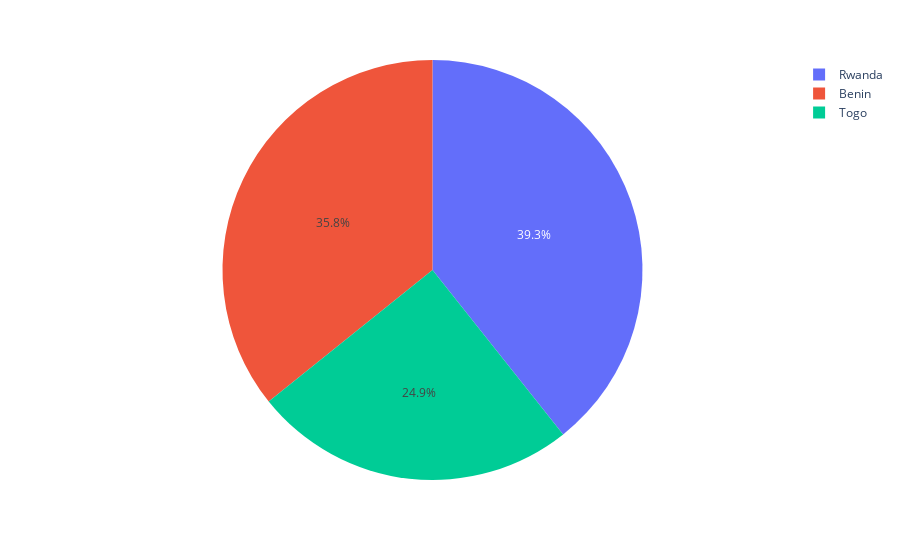

The notebook cell saved with this chart:
### Code cell
import plotly.express as px
# This dataframe has 244 lines, but 4 distinct values for `day`
df = wb.data.DataFrame(['SP.POP.TOTL'], countries,
                                time=range(1990, 2022, 5),
                                labels=True,
                                skipAggs=True, 
                                skipBlanks=True, 
                       
                                columns='series').reset_index()
print(df)

fig = px.pie(df, values='SP.POP.TOTL', names='Country')
# df = px.data.tips()
# print(df)


# fig = px.pie(df, values='tip', names='day')
fig.show()

### Figure 1 — Plotly figure (JSON) as saved in the notebook; plotly's stock layout.template omitted (floating-point values rounded to 4 significant figures)
{"data": [{"domain": {"x": [0, 1], "y": [0, 1]}, "hovertemplate": "Country=%{label}<br>SP.POP.TOTL=%{value}<extra></extra>", "labels": ["Togo", "Togo", "Togo", "Togo", "Togo", "Togo", "Togo", "Rwanda", "Rwanda", "Rwanda", "Rwanda", "Rwanda", "Rwanda", "Rwanda", "Benin", "Benin", "Benin", "Benin", "Benin", "Benin", "Benin"], "legendgroup": "", "name": "", "showlegend": true, "type": "pie", "values": [8442580, 7473229, 6571855, 5711597, 5008035, 4279566, 3875947, 13146362, 11642959, 10309031, 9026299, 8109989, 5686897, 7319962, 12643123, 10932783, 9445710, 8149419, 6998023, 6046511, 5133419]}], "layout": {"legend": {"tracegroupgap": 0}, "margin": {"t": 60}}}
